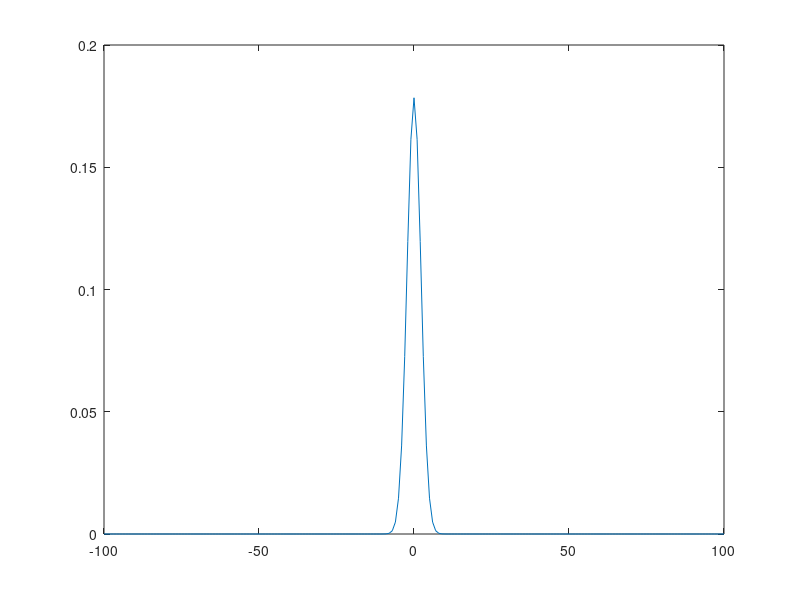

Write the MATLAB code that produced this figure.
X = (-100:1:100);
mean = 0;
variance = 5;
gaussian = (1/sqrt(2*pi*variance))*exp(-1*((X - mean).^2)/(2*variance));
plot(X,gaussian)
